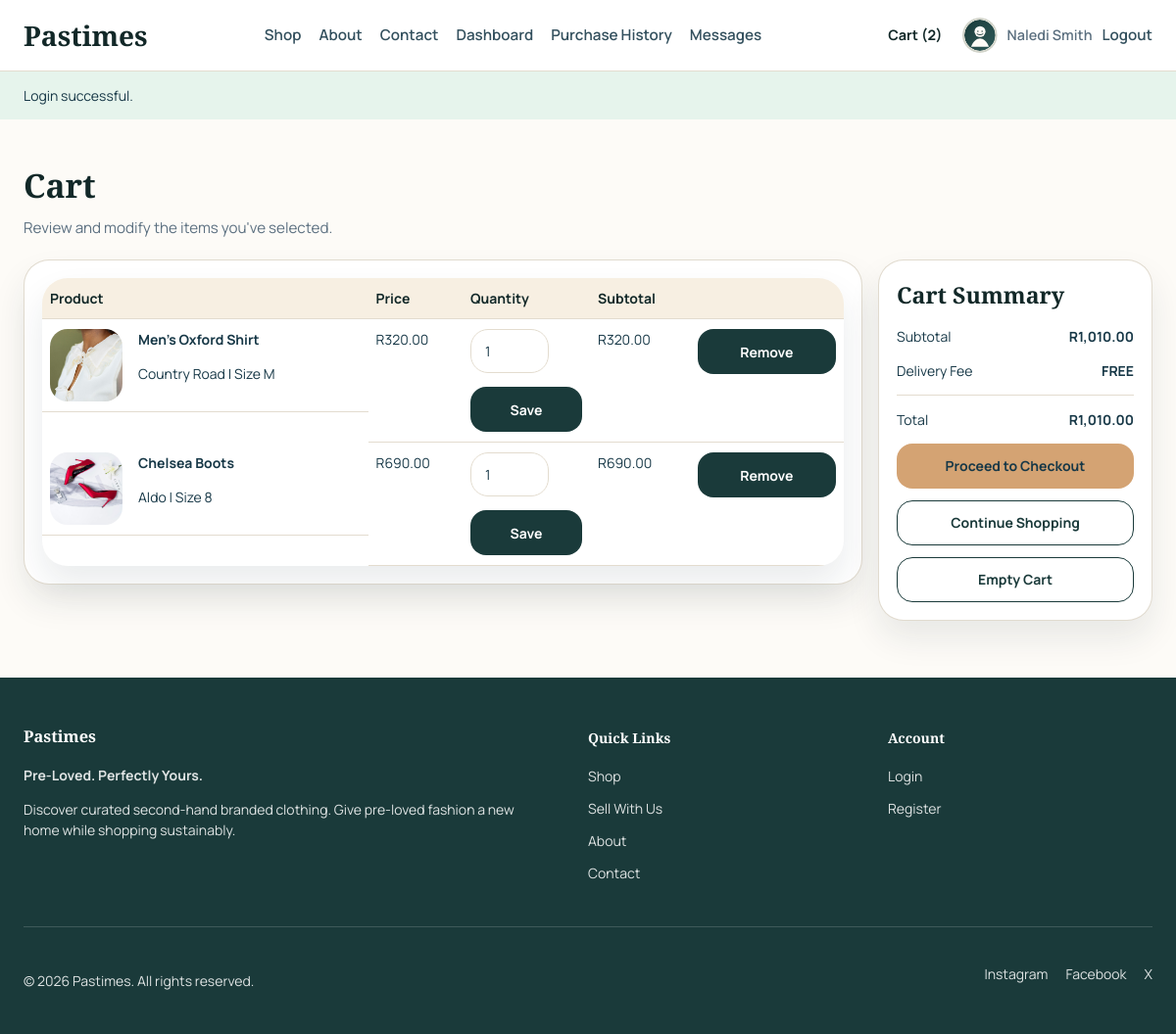
/cart.php (signed in), run on the app's committed database.
### tables this page shows
CREATE TABLE IF NOT EXISTS `tbluser` (
  `user_id` int(11) NOT NULL AUTO_INCREMENT,
  `full_name` varchar(120) NOT NULL,
  `first_name` varchar(60) NOT NULL,
  `last_name` varchar(60) NOT NULL,
  `username` varchar(60) NOT NULL,
  `email` varchar(120) NOT NULL,
  `password_hash` varchar(255) NOT NULL,
  `phone_number` varchar(20) DEFAULT NULL,
  `profile_image_path` varchar(255) DEFAULT NULL,
  `role` enum('customer','seller','admin') NOT NULL DEFAULT 'customer',
  `customer_status` enum('pending','verified','rejected') NOT NULL DEFAULT 'pending',
  `seller_status` enum('none','pending','approved','rejected') NOT NULL DEFAULT 'none',
  `is_active` tinyint(1) NOT NULL DEFAULT 1,
  `created_at` timestamp NOT NULL DEFAULT current_timestamp(),
  `updated_at` timestamp NOT NULL DEFAULT current_timestamp() ON UPDATE current_timestamp(),
  PRIMARY KEY (`user_id`),
  UNIQUE KEY `username` (`username`),
  UNIQUE KEY `email` (`email`)
);

CREATE TABLE IF NOT EXISTS `tblclothes` (
  `clothes_id` int(11) NOT NULL AUTO_INCREMENT,
  `seller_id` int(11) DEFAULT NULL,
  `title` varchar(120) NOT NULL,
  `brand` varchar(60) NOT NULL,
  `category` varchar(60) NOT NULL,
  `gender` varchar(30) NOT NULL,
  `size_label` varchar(20) NOT NULL,
  `condition_rating` tinyint(4) NOT NULL,
  `sell_price` decimal(10,2) NOT NULL,
  `description` text NOT NULL,
  `image_path` varchar(255) NOT NULL,
  `inventory_quantity` int(11) NOT NULL DEFAULT 1,
  `status` enum('pending','approved','sold','rejected') NOT NULL DEFAULT 'approved',
  `created_at` timestamp NOT NULL DEFAULT current_timestamp(),
  `updated_at` timestamp NOT NULL DEFAULT current_timestamp() ON UPDATE current_timestamp(),
  PRIMARY KEY (`clothes_id`),
  KEY `fk_clothes_seller` (`seller_id`)
);

### includes/functions.php (called while the page is built, shortened)
<?php
function app_url(string $path = ''): string
{
    $suffix = ltrim($path, '/');
    $base = defined('APP_URL_BASE') ? APP_URL_BASE : '';
    return $suffix === '' ? ($base ?: '/') : ($base . '/' . $suffix);
}
function e(?string $value): string
{
    return htmlspecialchars((string) $value, ENT_QUOTES, 'UTF-8');
}
function get_flash(): ?array
{
    $flash = $_SESSION['flash'];
    return $flash;
}
function db(): mysqli
{
    static $connection = null;
    if ($connection instanceof mysqli) {
        return $connection;
    }
    $connection = getDBConnection(true);
    return $connection;
}
function bind_params(mysqli_stmt $statement, string $types, array &$params): void
{
    $bindParams = [$types];
    foreach ($params as $key => &$value) {
        $bindParams[] = &$value;
    }
    call_user_func_array([$statement, 'bind_param'], $bindParams);
}
function db_one(string $sql, string $types = '', array $params = []): ?array
{
    $statement = db()->prepare($sql);
    if ($types !== '' && $params !== []) {
        bind_params($statement, $types, $params);
    }
    $statement->execute();
    $result = $statement->get_result();
    $row = $result ? $result->fetch_assoc() : null;
    return $row ?: null;
}
function db_all(string $sql, string $types = '', array $params = []): array
{
    $statement = db()->prepare($sql);
    if ($types !== '' && $params !== []) {
        bind_params($statement, $types, $params);
    }
    $statement->execute();
    $result = $statement->get_result();
    $rows = $result ? $result->fetch_all(MYSQLI_ASSOC) : [];
    return $rows;
}
function current_user(): ?array
{
    return db_one('SELECT * FROM tblUser WHERE user_id = ?', 'i', [(int) $_SESSION['user_id']]);
}
function current_admin(): ?array
{
    if (!isset($_SESSION['admin_id'])) {
        return null;
    }
    return db_one('SELECT * FROM tblAdmin WHERE admin_id = ?', 'i', [(int) $_SESSION['admin_id']]);
}
function cart_count(): int
{
    return Cart::getCartCount();
}
function cart_details(): array
{
    return Cart::getCartDetails();
}
function format_price(float $value): string
{
    return 'R' . number_format($value, 2, '.', ',');
}
function product_image_path(array $product): string
{
    $imagePath = str_replace('\\', '/', (string) ($product['image_path'] ?? ''));
    if (str_starts_with($imagePath, 'assets/images/')) {
        return $imagePath;
    }
    return 'assets/images/products/fallback-product.jpg';
}
function user_avatar_path(array $user): string
{
    $imagePath = str_replace('\\', '/', trim((string) ($user['profile_image_path'] ?? '')));
    return 'assets/images/uploads/default-avatar.svg';
}

### includes/Marketplace.php (called while the page is built, shortened)
<?php
final class Cart
{
    public static function getSessionCart(): array
    {
        $scopeKey = self::cartScopeKey();
        return $_SESSION['cart_buckets'][$scopeKey];
    }
    public static function getCartCount(): int
    {
        return array_sum(self::getSessionCart());
    }
    public static function getCartDetails(): array
    {
        self::loadDatabaseCartIfNeeded();
        $cart = self::getSessionCart();
        $ids = array_keys($cart);
        $placeholders = implode(',', array_fill(0, count($ids), '?'));
        $types = str_repeat('i', count($ids));
        $rows = db_all(
            "SELECT clothes_id, seller_id, title, brand, category, gender, size_label, condition_rating, sell_price, description, image_path, status, inventory_quantity
             FROM tblClothes WHERE clothes_id IN ($placeholders)",
            $types,
            $ids
        );
        $indexed = [];
        foreach ($rows as $row) {
            $indexed[(int) $row['clothes_id']] = $row;
        }
        $items = [];
        $total = 0.0;
        foreach ($cart as $clothesId => $quantity) {
            $product = $indexed[(int) $clothesId];
            $subtotal = (float) $product['sell_price'] * (int) $quantity;
            $total += $subtotal;
            $items[] = [
                'product' => $product,
                'quantity' => (int) $quantity,
                'subtotal' => $subtotal,
            ];
        }
        return ['items' => $items, 'total' => $total];
    }
    private static function loadDatabaseCartIfNeeded(): void
    {
        $user = current_user();
        $scopeKey = self::cartScopeKey((int) $user['user_id']);
        try {
            $rows = db_all('SELECT clothes_id, quantity FROM tblCartItem WHERE user_id = ? ORDER BY cart_id ASC', 'i', [(int) $user['user_id']]);
            $cart = [];
            foreach ($rows as $row) {
                $cart[(int) $row['clothes_id']] = (int) $row['quantity'];
            }
        } catch (Throwable $exception) {
        }
    }
    private static function saveSessionCart(array $cart, ?string $scopeKey = null): void
    {
        $scopeKey = $scopeKey ?? self::cartScopeKey();
        foreach ($cart as $productId => $quantity) {
            $productId = (int) $productId;
            $quantity = (int) $quantity;
        }
    }
    private static function cartScopeKey(?int $userId = null): string
    {
        if ($userId === null) {
            $currentUser = current_user();
            $userId = (int) ($currentUser['user_id'] ?? 0);
        }
        return $userId > 0 ? 'user_' . $userId : 'guest';
    }
}

### cart.php (the view, shortened to what this page needs)
<?php
$cartData = cart_details();
require_once __DIR__ . '/includes/header.php';
?>
<section class="section section-tight">
    <div class="container page-title-block">
        <div>
            <h1>Cart</h1>
            <p>Review and modify the items you've selected.</p>
        </div>
    </div>
    <div class="container cart-layout">
        <section class="dashboard-card">
            <?php if ($cartData['items']): ?>
                <table class="cart-table">
                    <thead>
                    <tr><th>Product</th><th>Price</th><th>Quantity</th><th>Subtotal</th><th></th></tr>
                    </thead>
                    <tbody>
                    <?php foreach ($cartData['items'] as $item): ?>
                        <tr>
                            <td class="cart-product">
                                <img src="<?= e(app_url(product_image_path($item['product']))); ?>" alt="<?= e($item['product']['title']); ?>">
                                <div>
                                    <strong><?= e($item['product']['title']); ?></strong>
                                    <p><?= e($item['product']['brand']); ?> | Size <?= e($item['product']['size_label']); ?></p>
                                </div>
                            </td>
                            <td><?= e(format_price((float) $item['product']['sell_price'])); ?></td>
                            <td>
                                <form method="post" class="table-actions">
                                    <input type="number" name="quantity" min="0" value="<?= e((string) $item['quantity']); ?>" style="max-width: 80px; margin: 0;">
                                    <button class="button button-dark" type="submit">Save</button>
                                </form>
                            </td>
                            <td><?= e(format_price((float) $item['subtotal'])); ?></td>
                            <td>
                                <form method="post">
                                    <button type="submit" class="button button-light">Remove</button>
                                </form>
                            </td>
                        </tr>
                    <?php endforeach; ?>
                    </tbody>
                </table>
            <?php else: ?>
                <div class="empty-state">Your cart is empty.</div>
            <?php endif; ?>
        </section>
            <aside class="dashboard-card summary-box">
                <h2>Cart Summary</h2>
                <p class="summary-line"><span>Subtotal</span><strong><?= e(format_price((float) $cartData['total'])); ?></strong></p>
                <p class="summary-line"><span>Delivery Fee</span><strong>FREE</strong></p>
                <hr>
                <p class="summary-line"><span>Total</span><strong><?= e(format_price((float) $cartData['total'])); ?></strong></p>
                <div class="button-stack">
                    <a class="button button-sand button-block" href="<?= e(app_url('checkout.php')); ?>">Proceed to Checkout</a>
                    <a class="button button-light button-block" href="<?= e(app_url('shop.php')); ?>">Continue Shopping</a>
                    <form method="post">
                        <button class="button button-outline button-block" type="submit">Empty Cart</button>
                    </form>
                </div>
            </aside>
    </div>
</section>
<?php require_once __DIR__ . '/includes/footer.php'; ?>

### includes/header.php (shortened to what this page needs)
<?php
$user = current_user();
$admin = current_admin();
$flash = get_flash();
$currentPath = basename(parse_url($_SERVER['REQUEST_URI'] ?? '', PHP_URL_PATH) ?: '');
$stylesVersion = @filemtime(__DIR__ . '/../css/styles.css') ?: time();
?>
<!DOCTYPE html>
<html lang="en">
<head>
    <link rel="stylesheet" href="<?= e(app_url('css/styles.css?v=' . $stylesVersion)); ?>">
</head>
<body>
<header class="site-header">
    <div class="container nav-shell">
        <a class="brand-mark" href="<?= e(app_url('index.php')); ?>">Pastimes</a>
        <nav class="site-nav">
            <a class="nav-link<?= $currentPath === 'shop.php' ? ' is-active' : ''; ?>" href="<?= e(app_url('shop.php')); ?>">Shop</a>
            <a class="nav-link<?= $currentPath === 'about.php' ? ' is-active' : ''; ?>" href="<?= e(app_url('about.php')); ?>">About</a>
            <a class="nav-link<?= $currentPath === 'contact.php' ? ' is-active' : ''; ?>" href="<?= e(app_url('contact.php')); ?>">Contact</a>
            <?php if ($user): ?>
                <a class="nav-link<?= $currentPath === 'dashboard.php' ? ' is-active' : ''; ?>" href="<?= e(app_url('dashboard.php')); ?>">Dashboard</a>
                <a class="nav-link<?= $currentPath === 'purchase-history.php' ? ' is-active' : ''; ?>" href="<?= e(app_url('purchase-history.php')); ?>">Purchase History</a>
                <a class="nav-link<?= $currentPath === 'messages.php' ? ' is-active' : ''; ?>" href="<?= e(app_url('messages.php')); ?>">Messages</a>
            <?php endif; ?>
        </nav>
        <div class="nav-actions">
            <a class="cart-link" href="<?= e(app_url('cart.php')); ?>">Cart (<?= e((string) cart_count()); ?>)</a>
            <?php if ($admin): ?>
                <a class="button button-dark button-small admin-top-button" href="<?= e(app_url('admin/index.php')); ?>">Admin Panel</a>
                <a class="button button-light button-small header-action-button" href="<?= e(app_url('admin/messages.php')); ?>">Admin Messages</a>
                <span class="nav-user">Admin <?= e($admin['full_name']); ?></span>
                <a class="nav-link" href="<?= e(app_url('logout.php?scope=admin')); ?>">Logout</a>
            <?php elseif ($user): ?>
                <span class="nav-user nav-user-with-avatar">
                    <span class="nav-avatar-frame">
                        <img class="nav-avatar" src="<?= e(app_url(user_avatar_path($user))); ?>" alt="<?= e($user['full_name']); ?> profile picture">
                    </span>
                    <span><?= e($user['full_name']); ?></span>
                </span>
                <a class="nav-link" href="<?= e(app_url('logout.php')); ?>">Logout</a>
            <?php endif; ?>
        </div>
    </div>
</header>
<?php if ($flash): ?>
    <div class="flash flash-<?= e($flash['type']); ?>">
        <div class="container">
            <?= e($flash['message']); ?>
        </div>
    </div>
<?php endif; ?>
<main class="page-shell">

### data on the page
tbluser: user_id "2", full_name "Naledi Smith"
tblclothes: image_path (picture), title "Men's Oxford Shirt", brand "Country Road", size_label "M", sell_price "R320.00", quantity "1", subtotal "R320.00"
tblclothes: image_path (picture), title "Chelsea Boots", brand "Aldo", size_label "8", sell_price "R690.00", quantity "1", subtotal "R690.00"

### other printed values
$flash['message'] "Login successful."
format_price((float) $cartData['total']) "R1,010.00"
